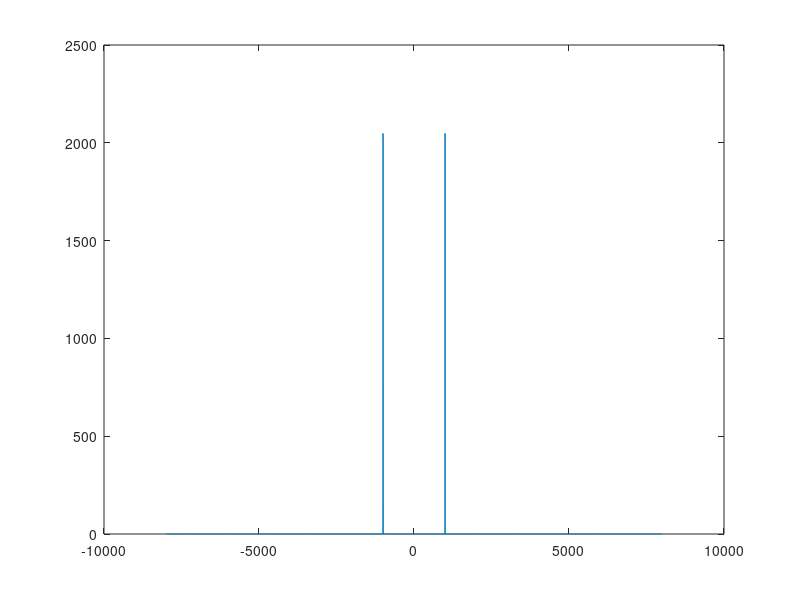

This figure's MATLAB source: (Note: this script raises an error after producing the figure.)

clc
clear
close all

%generera 1 kHz
fs=16000;
% Duration of the signal (seconds)
duration = 1;  % Example duration, you can change it as needed

% Time vector
t = 0:1/fs:duration-1/fs;

% Frequency of the tone (Hz)
f_tone = 1000;  % 1 kHz tone

% Generate the sinusoidal signal
x = sin(2*pi*f_tone*t);

nfft=4096;


X=fft(x,nfft);

% Frequency axis
f_axis = (0:length(X)-1)*(fs/length(X));

std_periodogram=[abs(X(2049:end)) abs(X(1:2048))];

%korrekt periodogram
plot(linspace(-8000,8000,4096),std_periodogram);


%%
y=ifft(X,nfft);
sound(repmat(y,[1 500]),fs);

%% Testa nu med bins
% Add paths for relevant files
addpath(fullfile(pwd,'subcodes'))

% Initialization
datafilename = 'srir_fs16kHz_vast_dft__rir_generator.mat';
simulator_room_impulse_response = load(fullfile(pwd,'rirdata',datafilename));

frequency_bin_edges=simulator_room_impulse_response.varout.freq;
clear simulator_room_impulse_response;
clear datafilename;

X_selected=X(1:2048);

selected_frequencies=linspace(0,8000,2048);

X_binned=zeros(1,121);

for i=1:120
    X_binned(i)=sum( X_selected(selected_frequencies>frequency_bin_edges(i) & selected_frequencies<frequency_bin_edges(i+1)));
end




%vika tillbaka skiten
%X_binned=[X_binned flip(X_binned)];

%borde ändå inte funka
y=ifft(X_binned,4096);


y=repmat(y,[1 10000]);
sound(real(y),fs);
